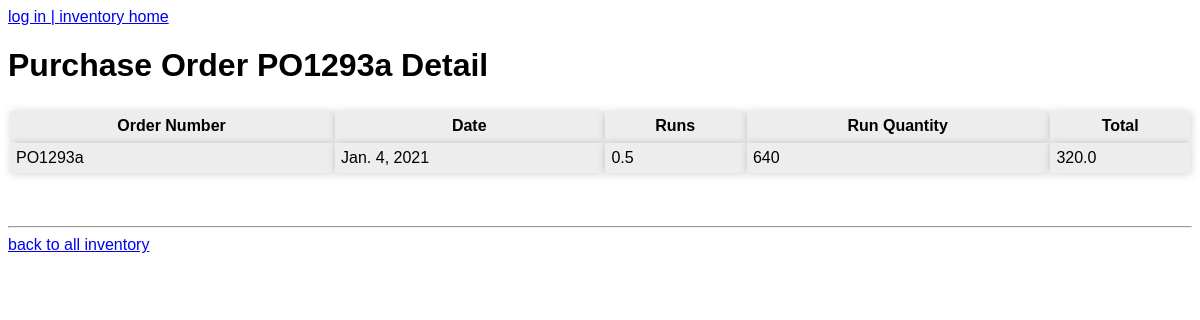
/purchase_orders/1/, run on the app's committed database.
### inventory/models.py (models this page shows, shortened)
class PurchaseOrder(models.Model):
    order_number = models.CharField(max_length=10)
    product = models.ForeignKey(Product, on_delete=models.PROTECT)
    runs = models.FloatField()
    run_quantity = models.IntegerField()
    date = models.DateField()
    @property
    def total(self):
        return self.run_quantity * self.runs

### inventory/views.py (the view)
# urls.py: path('purchase_orders/<int:pk>/', PurchaseOrderDetail.as_view(), name='purchase_order_detail'),
class PurchaseOrderDetail(DetailView):
    model = PurchaseOrder
    template_name = 'inventory/purchase_order_detail.html'

### inventory/templates/inventory/purchase_order_detail.html
{% extends "inventory/base.html" %}
{% block content %}
    <h1>
        Purchase Order {{object.order_number}} Detail
    </h1>
    <table>
        <tr>
            <th>Order Number</th>
            <th>Date</th>
            <th>Runs</th>
            <th>Run Quantity</th>
            <th>Total</th>
        </tr>
        <tr>
            <td>{{ object.order_number }}</td>
            <td>{{ object.date }}</td>
            <td>{{ object.runs }}</td>
            <td>{{ object.run_quantity }}</td>
            <td>{{ object.total }}</td>
        </tr>
    </table>
    <br>
    <hr>
    <a href="{% url 'inventory:index' %}">back to all inventory</a>
{% endblock content %}

### inventory/templates/inventory/base.html (style rules this page uses)
body { font-family: sans-serif; }
table { width: 100%; border-width: 0px; border-color: white; margin: 25px 0; }
th, td { border: 1px solid transparent; background-color: #ededed; box-shadow: 1px 1px 10px rgb(0 0 0 / 18%); padding: 5px; }

### data on the page
PurchaseOrder: order_number "PO1293a", date "Jan. 4, 2021", runs "0.5", run_quantity "640", total "320.0"
